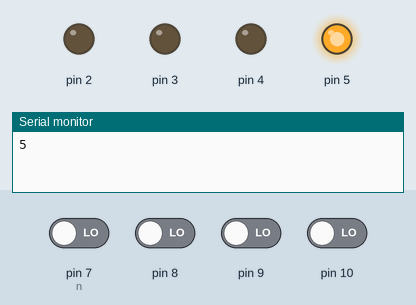
The sketch below on a simulated Arduino Uno, built with avr-gcc and run on an emulated ATmega328P. Parts: output pins drawn as LEDs (lit = HIGH), the last lines printed to the serial monitor. Inputs (shaded band) come from the test bench; at power-on: pin 7 (n), pin 8–10 LOW. Random numbers use the default seed unless the sketch sets one.

Above: at 1.2 s.
1.3 s: pin 10 driven HIGH
At 3.0 s:
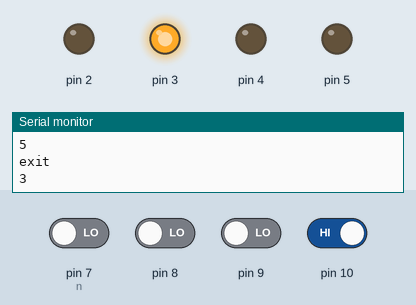
3.8 s: pin 8 driven HIGH
At 5.2 s:
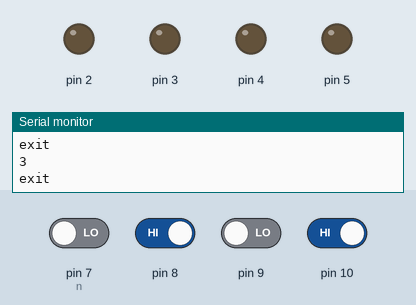
6.8 s: pin 9 driven HIGH
At 9.1 s:
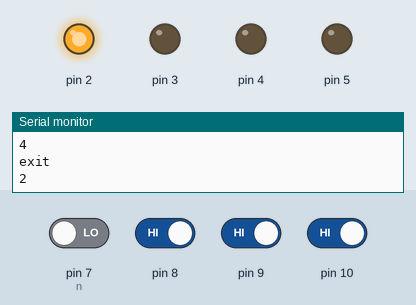
9.8 s: pin 7 (n) driven HIGH
At 11.0 s:
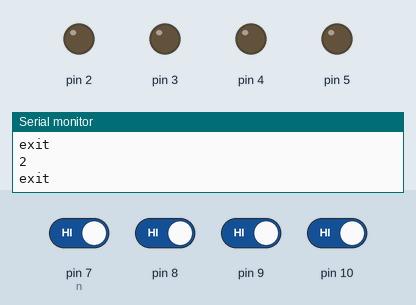
11.3 s: pin 8 driven LOW
At 14.2 s:
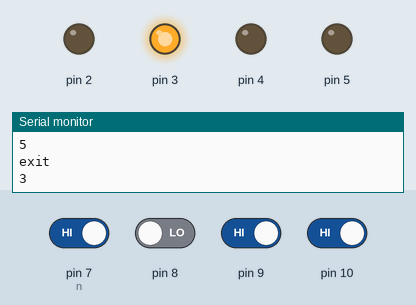
Timing chart, 0 to 15.3 s (numbered marks = the images above; inputs shaded):
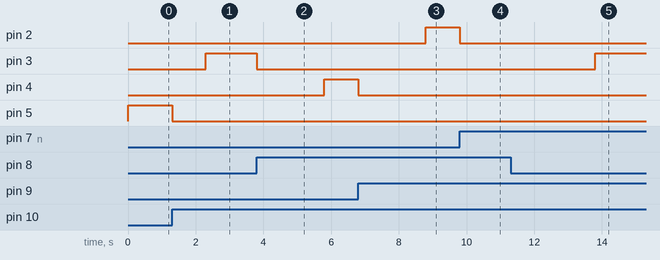

Measured:
- after the input at 1.3 s, pin 3: LOW → HIGH after 1.0 s; pin 5: HIGH → LOW at once
- after the input at 3.8 s, pin 3: HIGH → LOW at once; pin 4: LOW → HIGH after 2.0 s
- after the input at 6.8 s, pin 2: LOW → HIGH after 2.0 s; pin 4: HIGH → LOW at once
- after the input at 9.8 s, pin 2: HIGH → LOW at once
- after the input at 11.3 s, pin 3: LOW → HIGH after 2.5 s

The sketch:

kazachini.ino
```cpp
void setup() {
  Serial.begin(9600);

  pinMode(2, 1);
  pinMode(3, 1);
  pinMode(4, 1);
  pinMode(5, 1);

  pinMode(7, 0);
  pinMode(8, 0);
  pinMode(9, 0);
  pinMode(10, 0);
}

int a, n;

int f()
{
  while (1)
  {
    n = 7;
    while (n < 11)
    {
      if (digitalRead(n) == 1)
      {
        if (n == a + 5)
        {
          digitalWrite(2, 0);
          digitalWrite(3, 0);
          digitalWrite(4, 0);
          digitalWrite(5, 0);
          Serial.println("exit");
          delay(1000);
          return 0;
        }
      }
      n = n + 1;
    }
  }
}

void loop() {

  digitalWrite(2, 0);
  digitalWrite(3, 0);
  digitalWrite(4, 0);
  digitalWrite(5, 0);

  a = random(2, 6);

  Serial.println(a);
  digitalWrite(a, 1);

  f();
}
```
